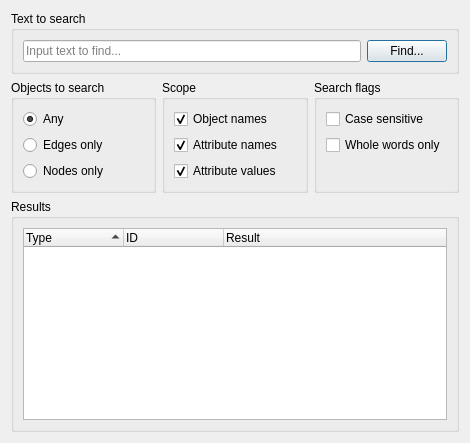
<?xml version="1.0" encoding="UTF-8"?>
<ui version="4.0">
 <class>CSearchDialog</class>
 <widget class="QDialog" name="CSearchDialog">
  <property name="geometry">
   <rect>
    <x>0</x>
    <y>0</y>
    <width>470</width>
    <height>407</height>
   </rect>
  </property>
  <property name="minimumSize">
   <size>
    <width>427</width>
    <height>0</height>
   </size>
  </property>
  <property name="windowTitle">
   <string>Search Items</string>
  </property>
  <layout class="QGridLayout" name="gridLayout">
   <item row="1" column="1">
    <widget class="QGroupBox" name="groupBox_3">
     <property name="title">
      <string>Scope</string>
     </property>
     <property name="flat">
      <bool>true</bool>
     </property>
     <layout class="QVBoxLayout" name="verticalLayout">
      <item>
       <widget class="QCheckBox" name="NamesScope">
        <property name="text">
         <string>Object names</string>
        </property>
        <property name="checked">
         <bool>true</bool>
        </property>
       </widget>
      </item>
      <item>
       <widget class="QCheckBox" name="AttrNamesScope">
        <property name="text">
         <string>Attribute names</string>
        </property>
        <property name="checked">
         <bool>true</bool>
        </property>
       </widget>
      </item>
      <item>
       <widget class="QCheckBox" name="AttrValuesScope">
        <property name="text">
         <string>Attribute values</string>
        </property>
        <property name="checked">
         <bool>true</bool>
        </property>
       </widget>
      </item>
     </layout>
    </widget>
   </item>
   <item row="1" column="0">
    <widget class="QGroupBox" name="groupBox">
     <property name="title">
      <string>Objects to search</string>
     </property>
     <property name="flat">
      <bool>true</bool>
     </property>
     <layout class="QVBoxLayout" name="verticalLayout_2">
      <item>
       <widget class="QRadioButton" name="AnyObject">
        <property name="text">
         <string>Any</string>
        </property>
        <property name="checked">
         <bool>true</bool>
        </property>
       </widget>
      </item>
      <item>
       <widget class="QRadioButton" name="EdgesOnly">
        <property name="text">
         <string>Edges only</string>
        </property>
       </widget>
      </item>
      <item>
       <widget class="QRadioButton" name="NodesOnly">
        <property name="text">
         <string>Nodes only</string>
        </property>
       </widget>
      </item>
     </layout>
    </widget>
   </item>
   <item row="1" column="2">
    <widget class="QGroupBox" name="groupBox_5">
     <property name="title">
      <string>Search flags</string>
     </property>
     <property name="flat">
      <bool>true</bool>
     </property>
     <layout class="QVBoxLayout" name="verticalLayout_4">
      <item>
       <widget class="QCheckBox" name="CaseSense">
        <property name="text">
         <string>Case sensitive</string>
        </property>
       </widget>
      </item>
      <item>
       <widget class="QCheckBox" name="WholeWords">
        <property name="text">
         <string>Whole words only</string>
        </property>
       </widget>
      </item>
      <item>
       <spacer name="verticalSpacer">
        <property name="orientation">
         <enum>Qt::Vertical</enum>
        </property>
        <property name="sizeHint" stdset="0">
         <size>
          <width>20</width>
          <height>16</height>
         </size>
        </property>
       </spacer>
      </item>
     </layout>
    </widget>
   </item>
   <item row="0" column="0" colspan="3">
    <widget class="QGroupBox" name="groupBox_2">
     <property name="title">
      <string>Text to search</string>
     </property>
     <property name="flat">
      <bool>true</bool>
     </property>
     <layout class="QHBoxLayout" name="horizontalLayout">
      <item>
       <widget class="QLineEdit" name="Text">
        <property name="placeholderText">
         <string>Input text to find...</string>
        </property>
        <property name="clearButtonEnabled">
         <bool>true</bool>
        </property>
       </widget>
      </item>
      <item>
       <widget class="QPushButton" name="Find">
        <property name="text">
         <string>Find...</string>
        </property>
        <property name="default">
         <bool>true</bool>
        </property>
       </widget>
      </item>
     </layout>
    </widget>
   </item>
   <item row="2" column="0" colspan="3">
    <widget class="QGroupBox" name="groupBox_4">
     <property name="sizePolicy">
      <sizepolicy hsizetype="Preferred" vsizetype="MinimumExpanding">
       <horstretch>0</horstretch>
       <verstretch>0</verstretch>
      </sizepolicy>
     </property>
     <property name="title">
      <string>Results</string>
     </property>
     <property name="flat">
      <bool>true</bool>
     </property>
     <layout class="QVBoxLayout" name="verticalLayout_3">
      <item>
       <widget class="QTreeWidget" name="Results">
        <property name="showDropIndicator" stdset="0">
         <bool>false</bool>
        </property>
        <property name="alternatingRowColors">
         <bool>true</bool>
        </property>
        <property name="selectionMode">
         <enum>QAbstractItemView::ExtendedSelection</enum>
        </property>
        <property name="uniformRowHeights">
         <bool>true</bool>
        </property>
        <property name="sortingEnabled">
         <bool>true</bool>
        </property>
        <property name="allColumnsShowFocus">
         <bool>true</bool>
        </property>
        <attribute name="headerShowSortIndicator" stdset="0">
         <bool>true</bool>
        </attribute>
        <column>
         <property name="text">
          <string>Type</string>
         </property>
        </column>
        <column>
         <property name="text">
          <string>ID</string>
         </property>
        </column>
        <column>
         <property name="text">
          <string>Result</string>
         </property>
        </column>
       </widget>
      </item>
     </layout>
    </widget>
   </item>
  </layout>
 </widget>
 <tabstops>
  <tabstop>Text</tabstop>
  <tabstop>Find</tabstop>
  <tabstop>AnyObject</tabstop>
  <tabstop>EdgesOnly</tabstop>
  <tabstop>NodesOnly</tabstop>
  <tabstop>NamesScope</tabstop>
  <tabstop>AttrNamesScope</tabstop>
  <tabstop>AttrValuesScope</tabstop>
  <tabstop>CaseSense</tabstop>
  <tabstop>WholeWords</tabstop>
  <tabstop>Results</tabstop>
 </tabstops>
 <resources/>
 <connections>
  <connection>
   <sender>Text</sender>
   <signal>returnPressed()</signal>
   <receiver>Find</receiver>
   <slot>click()</slot>
   <hints>
    <hint type="sourcelabel">
     <x>191</x>
     <y>40</y>
    </hint>
    <hint type="destinationlabel">
     <x>390</x>
     <y>46</y>
    </hint>
   </hints>
  </connection>
 </connections>
</ui>
